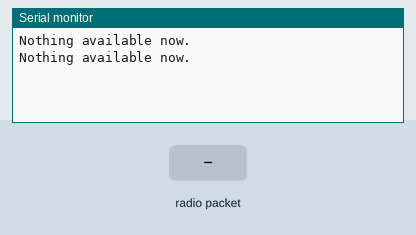
Simulated run of this sketch. Board: Arduino Uno, built with avr-gcc and run on an emulated ATmega328P. Parts: the last lines printed to the serial monitor. Inputs (shaded band) come from the test bench. No radio packets arrive unless stated.

Above: at 1.8 s.
1.9 s: radio packet "1" arrives
At 2.8 s:
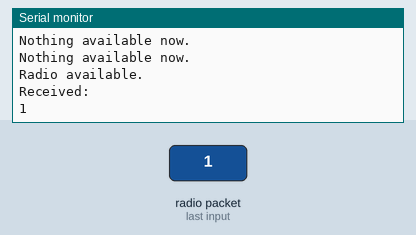
3.5 s: radio packet "0" arrives
At 4.4 s:
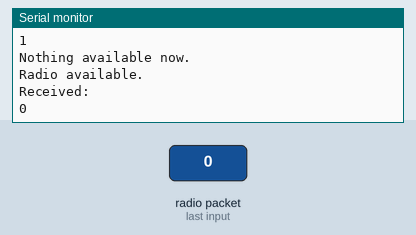
5.0 s: radio packet "2" arrives
At 5.8 s:
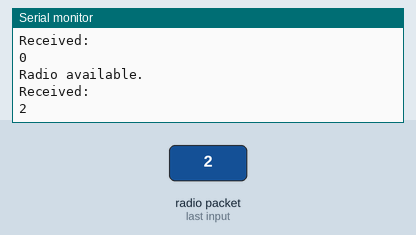

The sketch:

nrf24_red_receiver_no_ble.ino
```cpp
#include <SPI.h>
#include <RF24.h>

RF24 radio(9,8);

void setup()
{
  Serial.begin(9600);
  radio.begin();
  radio.openReadingPipe(0, 1);
  radio.startListening();
}

void loop()
{
  if (radio.available()){
    Serial.println("Radio available.");
    while(radio.available()){
      char text[32] = {0};
      radio.read(text, sizeof(text));
      Serial.println("Received: ");
      Serial.println(text);
    }
  }else{
    Serial.println("Nothing available now.");
  }

  delay(1000);
}
```

Measured:
- after the input at 1.9 s, the serial monitor: prints a new line after 0.11 s (image 1)
- after the input at 3.5 s, the serial monitor: prints a new line after 0.54 s (image 2)
- after the input at 5.0 s, the serial monitor: prints a new line at once (image 3)
